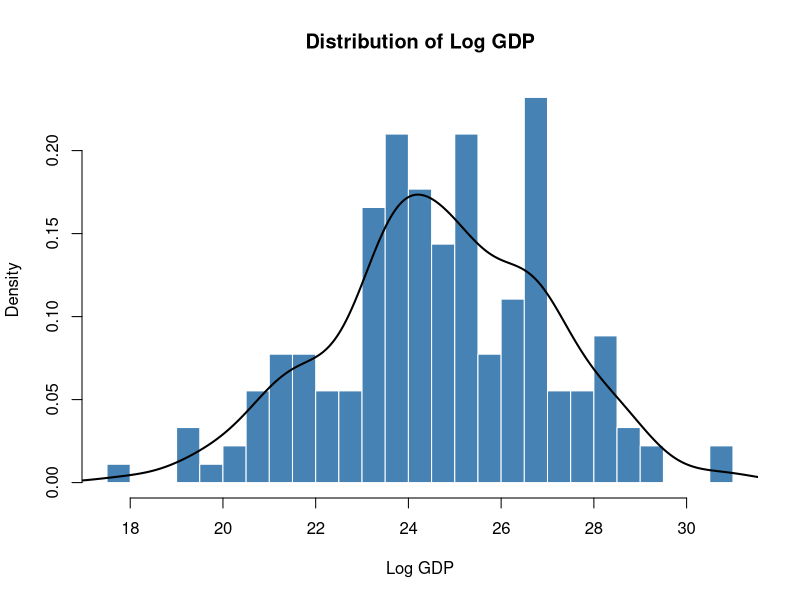
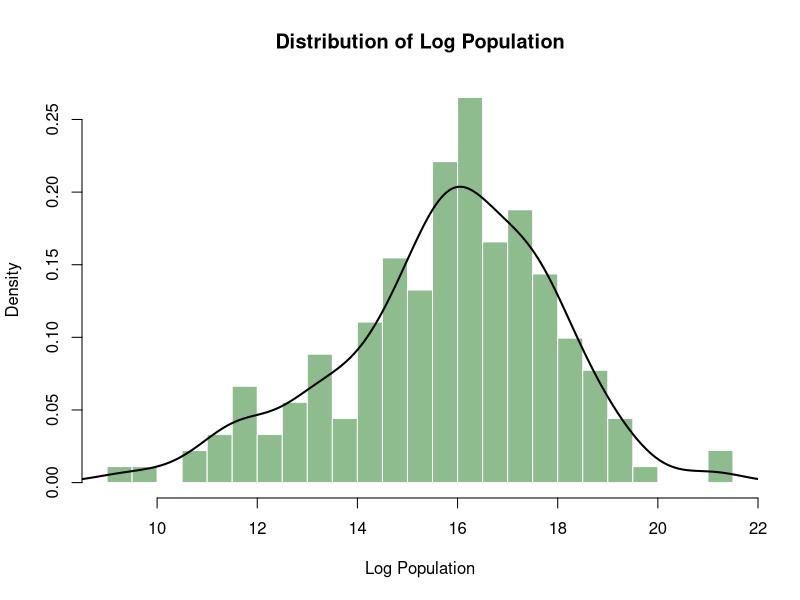
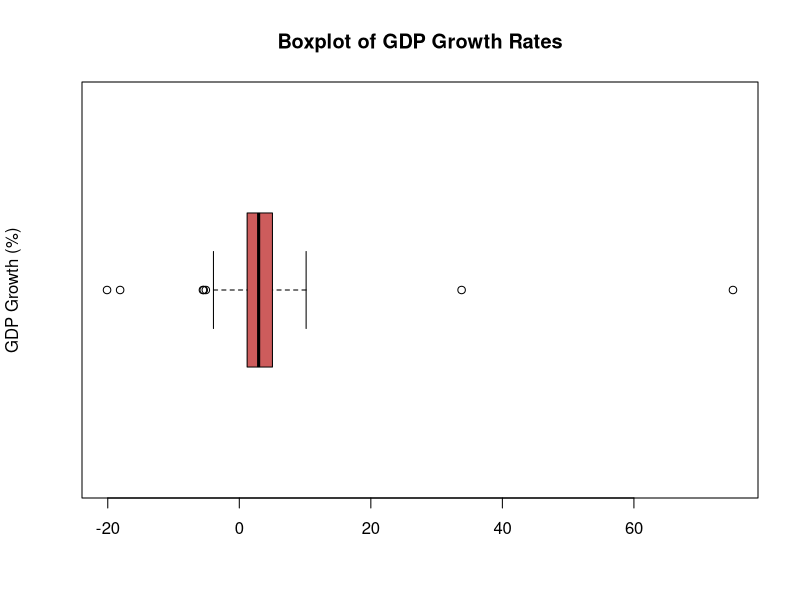
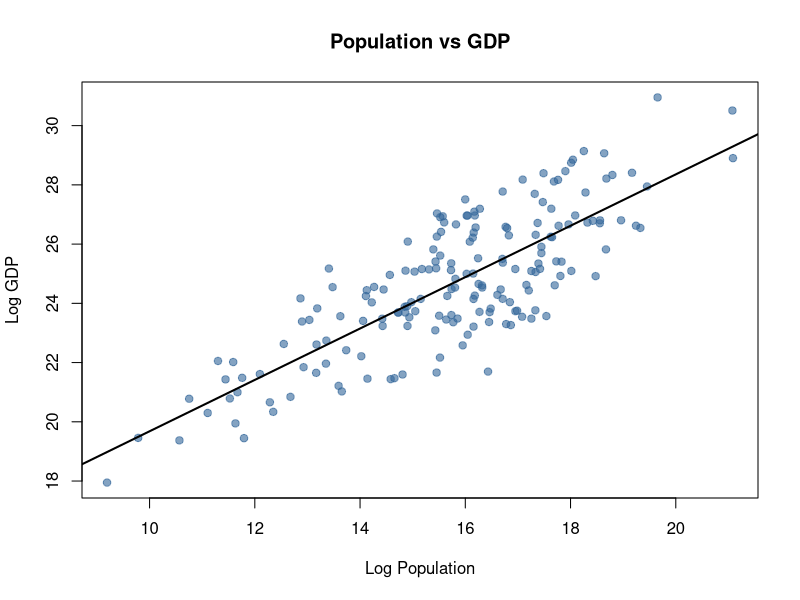
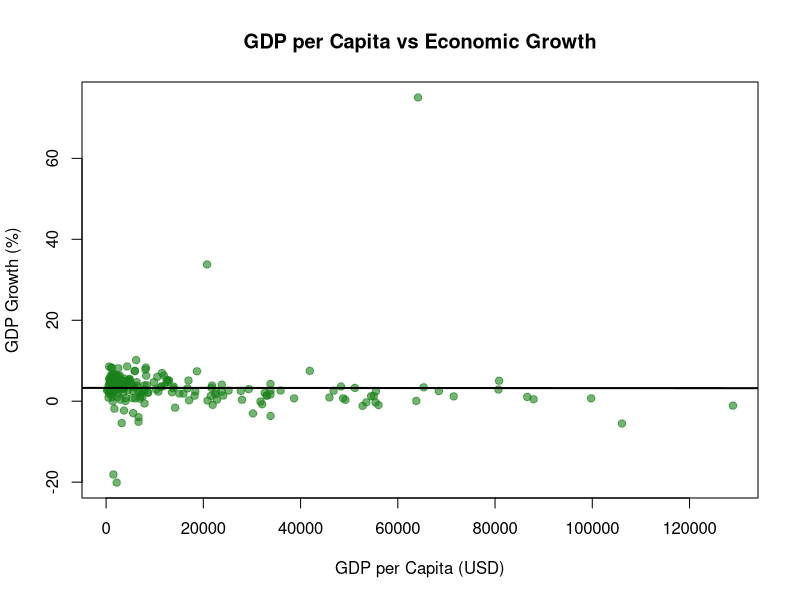
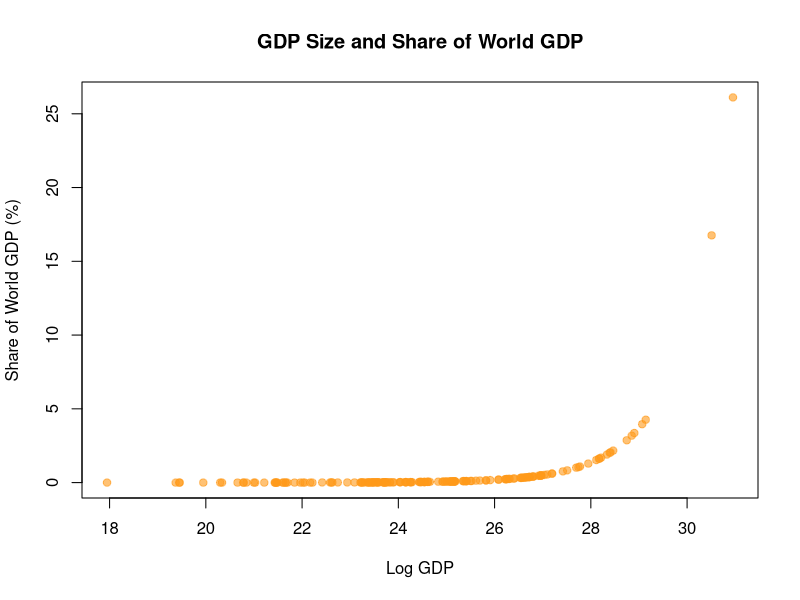
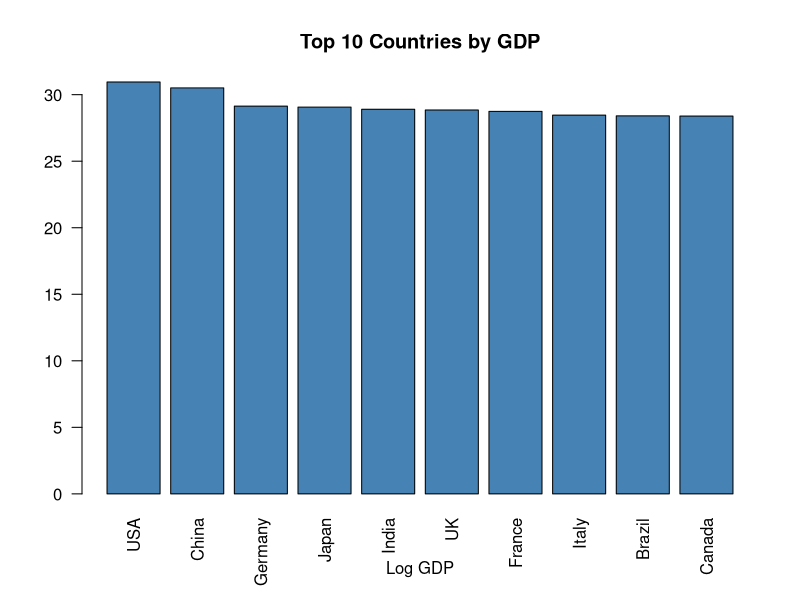
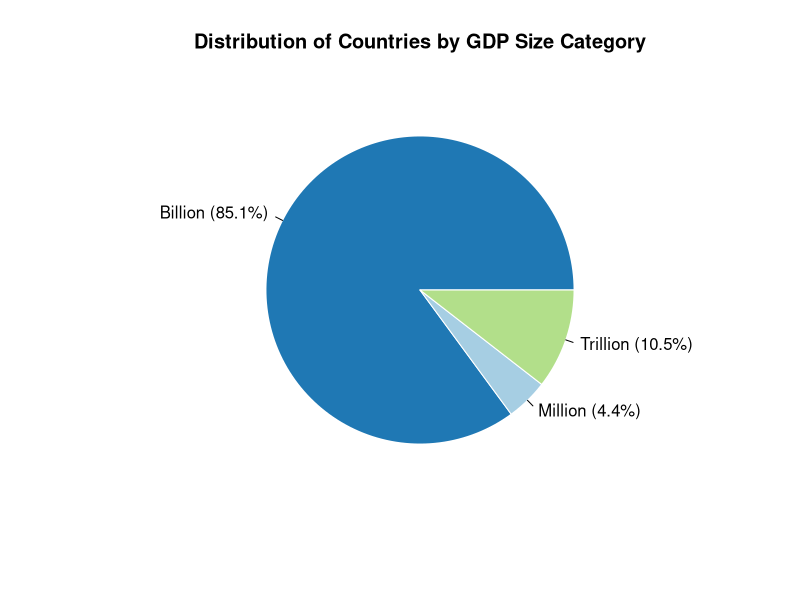

R code for these plots, in order:
# install and active package
# install.packages("readxl")
library(readxl)

# read processed dataset
data <- read.csv("../dataset/gdp_processed_data.csv")

# Figure 1 — Distribution of Log GDP
hist(data[, 2], breaks = 30, probability = TRUE, col = "steelblue", border = "white",
     main = "Distribution of Log GDP", xlab = "Log GDP")
lines(density(data[, 2], na.rm = TRUE), lwd = 2)

# Figure 2 — Distribution of Log Population
hist(data[, 5], breaks = 30, probability = TRUE, col = "darkseagreen",
     border = "white", main = "Distribution of Log Population", xlab = "Log Population")
lines(density(data[, 5], na.rm = TRUE), lwd = 2)

# Figure 3 — Boxplot of GDP Growth
boxplot(data[, 4], col = "indianred", main = "Boxplot of GDP Growth Rates",
        ylab = "GDP Growth (%)", horizontal = TRUE)

# Figure 4 — Log GDP vs Log Population
plot(data[, 5], data[, 2], pch = 19, col = rgb(0.2, 0.4, 0.6, 0.6),
     xlab = "Log Population", ylab = "Log GDP", main = "Population vs GDP")
abline(lm(data[, 2] ~ data[, 5], data = data), lwd = 2)

# Figure 5 — GDP per Capita vs GDP Growth
plot(data[, 6], data[, 4], pch = 19, col = rgb(0.1, 0.5, 0.1, 0.6),
     xlab = "GDP per Capita (USD)", ylab = "GDP Growth (%)",
     main = "GDP per Capita vs Economic Growth")
abline(lm(data[, 4] ~ data[, 6], data = data), lwd = 2)

# Figure 6 — Log GDP vs Share of World GDP
plot(data[, 2], data[, 7], pch = 19, col = rgb(1, 0.6, 0.1, 0.6), xlab = "Log GDP",
     ylab = "Share of World GDP (%)", main = "GDP Size and Share of World GDP")

# Figure 7 — Top 10 Countries by GDP
top10 <- data[order(-data[, 2]), ][1:10, ]
barplot(top10[, 2], names.arg = top10[, 1], horiz = FALSE, las = 2, col = "steelblue",
        main = "Top 10 Countries by GDP", xlab = "Log GDP")

# Figure 8 - GDP Group Frequency
gdp_counts = table(data[, 3])
gdp_percent <- round(100 * gdp_counts / sum(gdp_counts), 1)
pie_labels <- paste0(names(gdp_counts), " (", gdp_percent, "%)")
colors <- c("Million"  = "#A6CEE3", "Billion"  = "#1F78B4", "Trillion" = "#B2DF8A")
pie(gdp_counts, labels = pie_labels, col = colors[names(gdp_counts)], border = "white",
    main = "Distribution of Countries by GDP Size Category")
